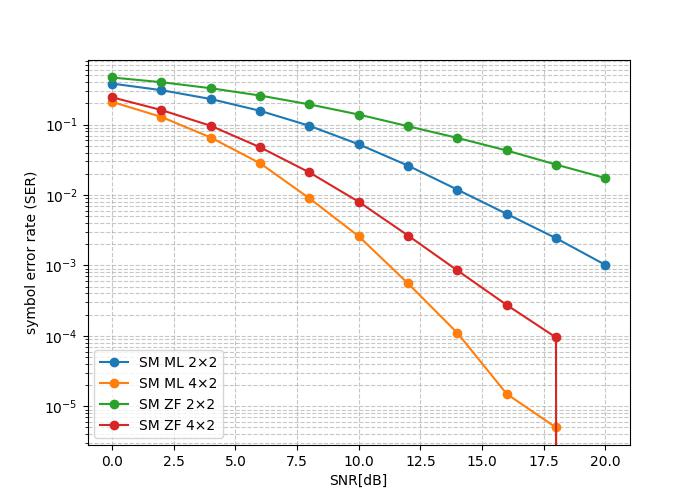

Here is the Python script that generated this plot:
import itertools

import numpy as np
import matplotlib.pyplot as plt

from ex3 import qpsk_mod
from ex4 import simulate_sm_qpsk

# -------------------------------------------
# Spatial Multiplexing Zero Forcing (Matrix Form)
# -------------------------------------------

def simulate_sm_zf(snr_db_values, Nrx, Ntx, num_symbols=100000):
    ser = []
    
    # Generate random QPSK bits and symbols (matrix form)
    bits = np.random.randint(0, 2, (2, num_symbols, Ntx, 1))
    s = qpsk_mod(bits)
    # shape (N, Ntx, 1)
        
    for snr_db in snr_db_values:
        snr = 10**(snr_db / 10)
        noise_var = 1 / (2 * snr)   # QPSK normalization
        
        # Rayleigh fading (matrix form)
        H = (np.random.randn(num_symbols, Nrx, Ntx)+ 1j*np.random.randn(num_symbols, Nrx, Ntx)) / np.sqrt(2*Ntx)
        
        # Noise
        n = (np.random.randn(num_symbols, Nrx, 1) + 1j*np.random.randn(num_symbols, Nrx, 1)) * np.sqrt(noise_var)
        
        # (N, Nrx, 1)
        y = H@s + n
        # (N, Ntx, Nrx) @ (N,  Nrx, 1) = (N, Ntx, 1)
        r_comb = np.linalg.pinv(H) @ y
        
        # QPSK detection (slicing real & imag signs)
        
        s_hat = np.sign(np.real(r_comb)) + 1j*np.sign(np.imag(r_comb))
        s_hat = s_hat / np.sqrt(2)
                
        # Symbol errors
        errors = np.sum(s_hat != s)
        ser.append(errors / s.size)
        
    return ser

if __name__ == "__main__":
	# -------------------------------------------
	# Run Simulation
	# -------------------------------------------
	SNR_dB = np.arange(0, 21, 2)
	
	results_zf_22 = simulate_sm_zf(SNR_dB, 2, 2)
	results_zf_42 = simulate_sm_zf(SNR_dB, 4, 2)
	
	results_sm_22 = simulate_sm_qpsk(SNR_dB, 2, 2)
	results_sm_42 = simulate_sm_qpsk(SNR_dB, 4, 2)
	
	# -------------------------------------------
	# Plot
	# -------------------------------------------
	plt.figure(figsize=(7,5))
	plt.semilogy(SNR_dB, results_sm_22, marker='o', label=f"SM ML 2×2")
	plt.semilogy(SNR_dB, results_sm_42, marker='o', label=f"SM ML 4×2")
	plt.semilogy(SNR_dB, results_zf_22, marker='o', label=f"SM ZF 2×2")
	plt.semilogy(SNR_dB, results_zf_42, marker='o', label=f"SM ZF 4×2")
	plt.grid(True, which="both", linestyle='--', alpha=0.7)
	plt.xlabel("SNR[dB]")
	plt.ylabel("symbol error rate (SER)")
	plt.legend()
	plt.savefig("ex5.jpg")